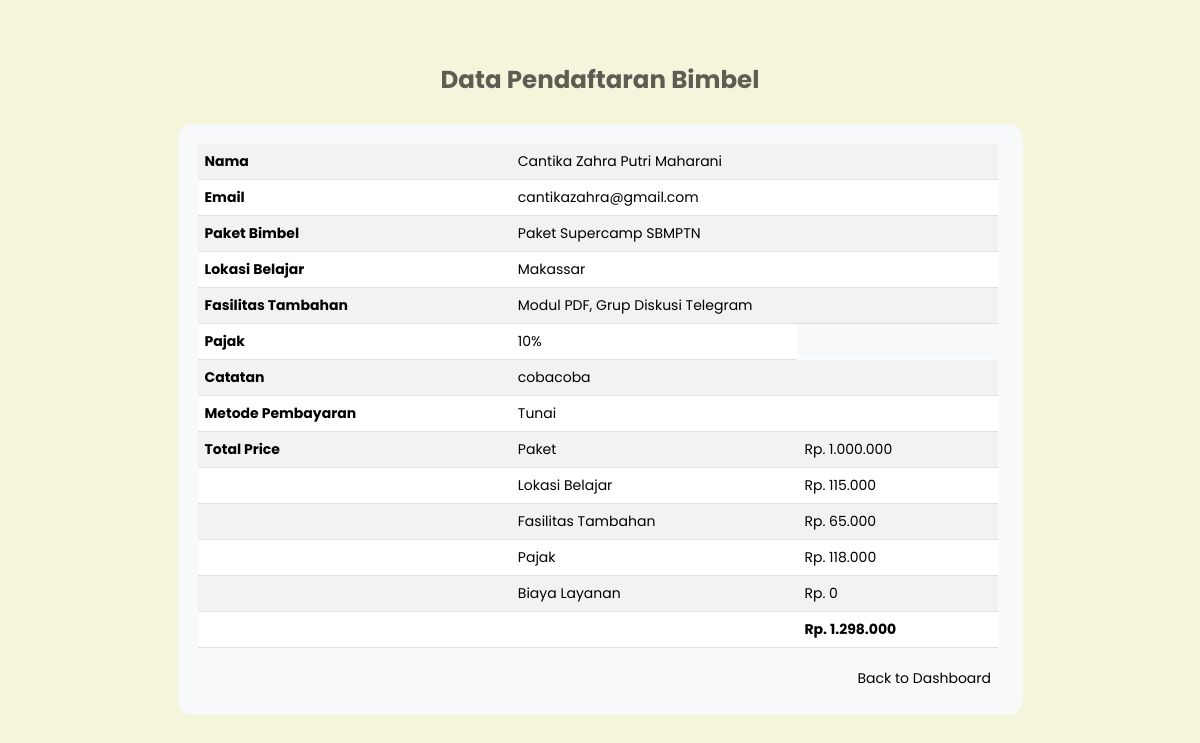
Screenshot of /detailData.php?id=13 with the database file from the repository.
### tables this page shows
CREATE TABLE `pendaftar` (
  `id` int(11) NOT NULL,
  `nama` varchar(100) NOT NULL,
  `email` varchar(100) NOT NULL,
  `paket` varchar(50) NOT NULL,
  `fasilitas` text NOT NULL,
  `lokasi` varchar(50) NOT NULL,
  `metode_pembayaran` varchar(50) NOT NULL,
  `catatan` text NOT NULL,
  `harga_paket` int(11) NOT NULL,
  `harga_cabang` int(11) NOT NULL,
  `total_fasilitas` int(11) NOT NULL,
  `subtotal` int(11) NOT NULL,
  `pajak` int(11) NOT NULL,
  `biaya_admin` int(11) NOT NULL,
  `total_bayar` int(11) NOT NULL,
  `tanggal_daftar` datetime NOT NULL
);

### detailData.php (the view, shortened to what this page needs)
<?php
include 'php/connection.php';
$id = $_GET['id'];
$sql = "SELECT * FROM pendaftar WHERE id = $id";
$query = mysqli_query($connect, $sql);
$data = mysqli_fetch_assoc($query);
?>
<!DOCTYPE html>
<html lang="en">
<head>
    <link rel="stylesheet" href="https://cdnjs.cloudflare.com/ajax/libs/font-awesome/6.5.2/css/all.min.css">
    <link href="https://cdn.jsdelivr.net/npm/bootstrap@5.3.8/dist/css/bootstrap.min.css" rel="stylesheet">
    <link rel="stylesheet" href="css/config.css">
</head>
<body>
    <div class="containerHasil">
        <h3 style="font-weight: bold; margin-bottom: 30px; color: rgba(0, 0, 0, 0.619);">Data Pendaftaran Bimbel</h3>
        <div class="hasilFormDaftar" style="width: 845px;">
            <table class="table table-striped hasilFormDaftar">
                <tr>
                    <td><b>Nama</b></td>
                    <td colspan="2" colspan="2"><?= $data['nama'] ?></td>
                </tr>
                <tr>
                    <td><b>Email</b></td>
                    <td colspan="2"><?= $data['email'] ?></td>
                </tr>
                <tr>
                    <td><b>Paket Bimbel</b></td>
                    <td colspan="2"><?= $data['paket'] ?></td>
                </tr>
                <tr>
                    <td><b>Lokasi Belajar</b></td>
                    <td colspan="2"><?= $data['lokasi'] ?></td>
                </tr>
                <tr>
                    <td><b>Fasilitas Tambahan</b></td>
                    <td colspan="2"><?= $data['fasilitas'] ?></td>
                </tr>
                <tr>
                    <td><b>Pajak</b></td>
                    <td><?= $data['paket'] != "Undefined" ? "10%" : "0%"; ?></td>
                </tr>
                <tr>
                    <td><b>Catatan</b></td>
                    <td colspan="2"><?= $data['catatan'] ?></td>
                </tr>
                <tr>
                    <td><b>Metode Pembayaran</b></td>
                    <td colspan="2"><?= $data['metode_pembayaran'] ?></td>
                </tr>
                <?php if ($data['paket'] != 'Undefined') : ?>
                    <tr>
                        <td><b>Total Price</b></td>
                        <td>Paket </td>
                        <td>Rp. <?= number_format($data['harga_paket'], 0, ',', '.') ?></td>
                    </tr>
                    <tr>
                        <td></td>
                        <td>Lokasi Belajar</td>
                        <td>Rp. <?= number_format($data['harga_cabang'], 0, ',', '.') ?></td>
                    </tr>
                    <tr>
                        <td></td>
                        <td>Fasilitas Tambahan</td>
                        <td>Rp. <?= number_format($data['total_fasilitas'], 0, ',', '.') ?></td>
                    </tr>
                    <tr>
                        <td></td>
                        <td>Pajak</td>
                        <td>Rp. <?= number_format($data['pajak'], 0, ',', '.') ?></td>
                    </tr>
                    <tr>
                        <td></td>
                        <td>Biaya Layanan</td>
                        <td>Rp. <?= number_format($data['biaya_admin'], 0, ',', '.') ?></td>
                    </tr>
                    <tr>
                        <td></td>
                        <td></td>
                        <td><b>Rp. <?= number_format($data['total_bayar'], 0, ',', '.') ?></b></td>
                    </tr>
                <?php endif; ?>
            </table>
            <div class="div-button" style="text-align: right;">
                <a href="index.php"><button type="button" class="btn btn-light">Back to Dashboard</button></a>
            </div>
        </div>
    </div>
</body>
</html>

### css/config.css (style rules this page uses)
body, html { font-size: 14px; }
.containerHasil { min-height: 100vh; display: flex; flex-direction: column; align-items: center; justify-content: center; font-family: 'Poppins'; font-size: 14px; background: beige; padding-top: 30px; padding-bottom: 50px; }
.hasilFormDaftar { width: 800px; padding: 20px; background: #f8f9fa; border-radius: 15px; }

### rows the page displays
pendaftar: nama "Cantika Zahra Putri Maharani", email "cantikazahra@gmail.com", paket "Paket Supercamp SBMPTN", lokasi "Makassar", fasilitas "Modul PDF, Grup Diskusi Telegram", catatan "cobacoba", metode_pembayaran "Tunai", harga_paket "1.000.000", harga_cabang "115.000", total_fasilitas "65.000", pajak "118.000", biaya_admin "0", total_bayar "1.298.000"
